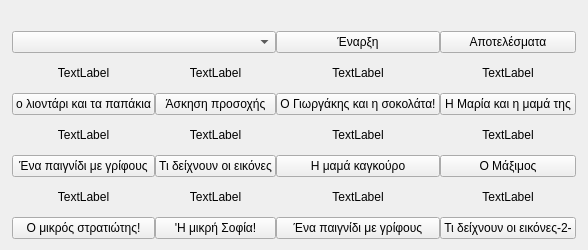
        <widget class="QWidget" name="menuPage">
         <layout class="QGridLayout" name="gridLayout_4">
          <property name="horizontalSpacing">
           <number>5</number>
          </property>
          <item row="0" column="0">
           <layout class="QGridLayout" name="gridLayout">
            <property name="sizeConstraint">
             <enum>QLayout::SetNoConstraint</enum>
            </property>
            <property name="leftMargin">
             <number>0</number>
            </property>
            <property name="topMargin">
             <number>0</number>
            </property>
            <item row="4" column="0">
             <spacer name="verticalSpacer_2">
              <property name="orientation">
               <enum>Qt::Vertical</enum>
              </property>
              <property name="sizeHint" stdset="0">
               <size>
                <width>1</width>
                <height>40</height>
               </size>
              </property>
             </spacer>
            </item>
            <item row="7" column="1">
             <widget class="QPushButton" name="ex9">
              <property name="text">
               <string>Ο μικρός στρατιώτης!</string>
              </property>
             </widget>
            </item>
            <item row="6" column="2">
             <widget class="QLabel" name="l10">
              <property name="text">
               <string>TextLabel</string>
              </property>
              <property name="alignment">
               <set>Qt::AlignCenter</set>
              </property>
             </widget>
            </item>
            <item row="2" column="5">
             <spacer name="verticalSpacer_4">
              <property name="orientation">
               <enum>Qt::Vertical</enum>
              </property>
              <property name="sizeHint" stdset="0">
               <size>
                <width>1</width>
                <height>40</height>
               </size>
              </property>
             </spacer>
            </item>
            <item row="2" column="4">
             <widget class="QLabel" name="l4">
              <property name="text">
               <string>TextLabel</string>
              </property>
              <property name="alignment">
               <set>Qt::AlignCenter</set>
              </property>
             </widget>
            </item>
            <item row="5" column="1">
             <widget class="QPushButton" name="ex5">
              <property name="text">
               <string>Ένα παιγνίδι με γρίφους</string>
              </property>
             </widget>
            </item>
            <item row="2" column="0">
             <spacer name="verticalSpacer">
              <property name="orientation">
               <enum>Qt::Vertical</enum>
              </property>
              <property name="sizeHint" stdset="0">
               <size>
                <width>1</width>
                <height>20</height>
               </size>
              </property>
             </spacer>
            </item>
            <item row="2" column="2">
             <widget class="QLabel" name="l2">
              <property name="text">
               <string>TextLabel</string>
              </property>
              <property name="alignment">
               <set>Qt::AlignCenter</set>
              </property>
             </widget>
            </item>
            <item row="7" column="2">
             <widget class="QPushButton" name="ex10">
              <property name="text">
               <string>'Η μικρή Σοφία!</string>
              </property>
             </widget>
            </item>
            <item row="6" column="3">
             <widget class="QLabel" name="l11">
              <property name="text">
               <string>TextLabel</string>
              </property>
              <property name="alignment">
               <set>Qt::AlignCenter</set>
              </property>
             </widget>
            </item>
            <item row="6" column="1">
             <widget class="QLabel" name="l9">
              <property name="text">
               <string>TextLabel</string>
              </property>
              <property name="alignment">
               <set>Qt::AlignCenter</set>
              </property>
             </widget>
            </item>
            <item row="2" column="1">
             <widget class="QLabel" name="l1">
              <property name="text">
               <string>TextLabel</string>
              </property>
              <property name="alignment">
               <set>Qt::AlignCenter</set>
              </property>
             </widget>
            </item>
            <item row="6" column="0">
             <spacer name="verticalSpacer_3">
              <property name="orientation">
               <enum>Qt::Vertical</enum>
              </property>
              <property name="sizeHint" stdset="0">
               <size>
                <width>1</width>
                <height>40</height>
               </size>
              </property>
             </spacer>
            </item>
            <item row="4" column="1">
             <widget class="QLabel" name="l5">
              <property name="text">
               <string>TextLabel</string>
              </property>
              <property name="alignment">
               <set>Qt::AlignCenter</set>
              </property>
             </widget>
            </item>
            <item row="3" column="2">
             <widget class="QPushButton" name="ex2">
              <property name="text">
               <string>Άσκηση προσοχής</string>
              </property>
             </widget>
            </item>
            <item row="5" column="3">
             <widget class="QPushButton" name="ex7">
              <property name="text">
               <string>Η μαμά καγκούρο</string>
              </property>
             </widget>
            </item>
            <item row="5" column="4">
             <widget class="QPushButton" name="ex8">
              <property name="text">
               <string>Ο Μάξιμος</string>
              </property>
             </widget>
            </item>
            <item row="2" column="3">
             <widget class="QLabel" name="l3">
              <property name="text">
               <string>TextLabel</string>
              </property>
              <property name="alignment">
               <set>Qt::AlignCenter</set>
              </property>
             </widget>
            </item>
            <item row="7" column="3">
             <widget class="QPushButton" name="ex11">
              <property name="text">
               <string>Ένα παιγνίδι με γρίφους</string>
              </property>
             </widget>
            </item>
            <item row="3" column="4">
             <widget class="QPushButton" name="ex4">
              <property name="text">
               <string>Η Μαρία και η μαμά της</string>
              </property>
             </widget>
            </item>
            <item row="3" column="1">
             <widget class="QPushButton" name="ex1">
              <property name="text">
               <string>ο λιοντάρι και τα παπάκια</string>
              </property>
              <property name="default">
               <bool>false</bool>
              </property>
             </widget>
            </item>
            <item row="3" column="3">
             <widget class="QPushButton" name="ex3">
              <property name="text">
               <string>Ο Γιωργάκης και η σοκολάτα!</string>
              </property>
             </widget>
            </item>
            <item row="7" column="4">
             <widget class="QPushButton" name="ex12">
              <property name="text">
               <string>Τι δείχνουν οι εικόνες-2-</string>
              </property>
             </widget>
            </item>
            <item row="4" column="4">
             <widget class="QLabel" name="l8">
              <property name="text">
               <string>TextLabel</string>
              </property>
              <property name="alignment">
               <set>Qt::AlignCenter</set>
              </property>
             </widget>
            </item>
            <item row="5" column="2">
             <widget class="QPushButton" name="ex6">
              <property name="text">
               <string>Τι δείχνουν οι εικόνες</string>
              </property>
             </widget>
            </item>
            <item row="4" column="2">
             <widget class="QLabel" name="l6">
              <property name="text">
               <string>TextLabel</string>
              </property>
              <property name="alignment">
               <set>Qt::AlignCenter</set>
              </property>
             </widget>
            </item>
            <item row="0" column="1" colspan="4">
             <spacer name="horizontalSpacer">
              <property name="orientation">
               <enum>Qt::Horizontal</enum>
              </property>
              <property name="sizeHint" stdset="0">
               <size>
                <width>500</width>
                <height>20</height>
               </size>
              </property>
             </spacer>
            </item>
            <item row="4" column="3">
             <widget class="QLabel" name="l7">
              <property name="text">
               <string>TextLabel</string>
              </property>
              <property name="alignment">
               <set>Qt::AlignCenter</set>
              </property>
             </widget>
            </item>
            <item row="6" column="4">
             <widget class="QLabel" name="l12">
              <property name="text">
               <string>TextLabel</string>
              </property>
              <property name="alignment">
               <set>Qt::AlignCenter</set>
              </property>
             </widget>
            </item>
            <item row="1" column="3">
             <widget class="QPushButton" name="selectExersiceButton">
              <property name="text">
               <string>Έναρξη</string>
              </property>
             </widget>
            </item>
            <item row="1" column="4">
             <widget class="QPushButton" name="pushButtonMainResults">
              <property name="text">
               <string>Αποτελέσματα</string>
              </property>
             </widget>
            </item>
            <item row="1" column="1" colspan="2">
             <widget class="QComboBox" name="selectExercise"/>
            </item>
           </layout>
          </item>
         </layout>
        </widget>
